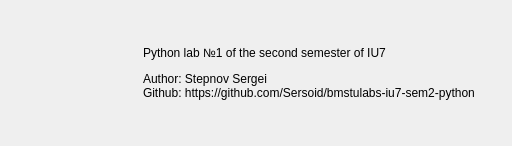
<?xml version="1.0" encoding="UTF-8"?>
<ui version="4.0">
 <class>mainWindow</class>
 <widget class="QMainWindow" name="mainWindow">
  <property name="geometry">
   <rect>
    <x>0</x>
    <y>0</y>
    <width>512</width>
    <height>146</height>
   </rect>
  </property>
  <property name="minimumSize">
   <size>
    <width>512</width>
    <height>146</height>
   </size>
  </property>
  <property name="maximumSize">
   <size>
    <width>512</width>
    <height>146</height>
   </size>
  </property>
  <property name="windowTitle">
   <string>About</string>
  </property>
  <property name="windowIcon">
   <iconset>
    <normaloff>logo.png</normaloff>logo.png</iconset>
  </property>
  <widget class="QWidget" name="mainWidget">
   <layout class="QGridLayout" name="gridLayout">
    <item row="0" column="0">
     <widget class="QLabel" name="labelLogo">
      <property name="minimumSize">
       <size>
        <width>128</width>
        <height>128</height>
       </size>
      </property>
      <property name="maximumSize">
       <size>
        <width>128</width>
        <height>128</height>
       </size>
      </property>
      <property name="text">
       <string/>
      </property>
      <property name="scaledContents">
       <bool>true</bool>
      </property>
     </widget>
    </item>
    <item row="0" column="1">
     <widget class="QLabel" name="labelAbout">
      <property name="text">
       <string>&lt;html&gt;
    &lt;head&gt;
    &lt;/head&gt;
    &lt;body&gt;
        &lt;p&gt;Python lab №1 of the second semester of IU7&lt;/p&gt;
        Author: Stepnov Sergei
        &lt;br&gt;
        Github: https://github.com/Sersoid/bmstulabs-iu7-sem2-python
    &lt;/body&gt;
&lt;/html&gt;</string>
      </property>
      <property name="textFormat">
       <enum>Qt::AutoText</enum>
      </property>
      <property name="scaledContents">
       <bool>false</bool>
      </property>
     </widget>
    </item>
   </layout>
  </widget>
 </widget>
 <resources>
  <include location="about.qrc"/>
 </resources>
 <connections/>
</ui>
